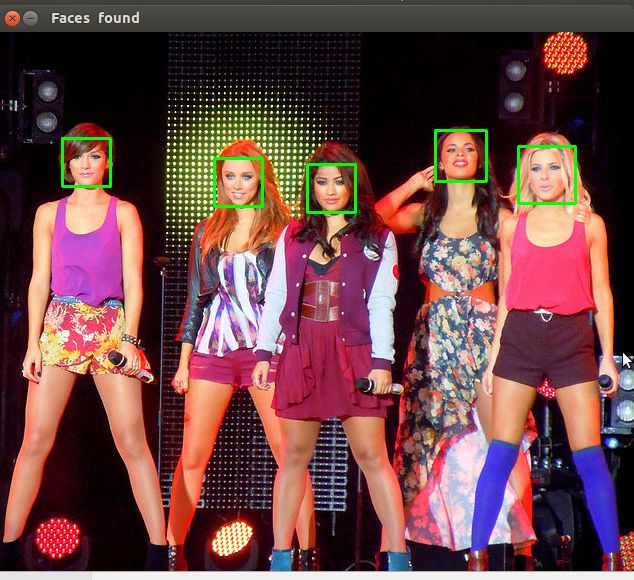
#> input picture face_detect_only_face/little_mix_right.jpg, 634 x 580 px; its folder holds only this picture in this run
$ python -i face_detect.py   (imports and definitions only)
#> lines starting #> are read from the running program, lines starting #| are printed output that depends on the picture; after the words box and inside, x2 and y2 are one past the last pixel; in counts of white or black regions, pixels touching at a corner belong together
import cv2

face_cascade = cv2.CascadeClassifier('/home/ubuser/scrapper/face_detect/haarcascade_frontalface_default.xml')
eye_cascade = cv2.CascadeClassifier('/home/ubuser/scrapper/face_detect/haarcascade_eye.xml')


def find_faces(imagePath,debug=False):

#> called with debug = False
    global face_cascade,eye_cascade

    has_faces = False

    # Read the image
    img = cv2.imread(imagePath)
#> img is the input picture: shape (580, 634, 3); mean B, G, R 71.1, 70.2, 109.2
    gray = cv2.cvtColor(img, cv2.COLOR_BGR2GRAY)
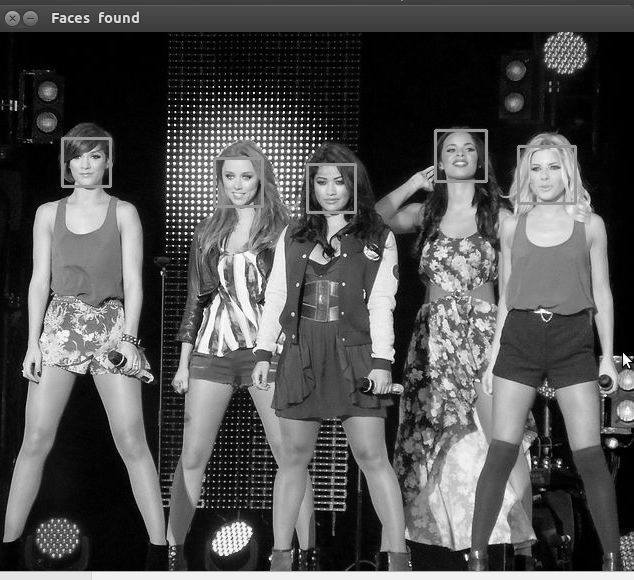
#> gray: shape (580, 634); min 0, max 255, mean 81.9

    faces = face_cascade.detectMultiScale(gray, 1.3, 5)
#> faces = [[518, 147, 55, 55], [214, 157, 49, 49], [437, 130, 49, 49], [308, 164, 48, 48]]

    if len(faces) > 0:
        for (x,y,w,h) in faces:
            cv2.rectangle(img,(x,y),(x+w,y+h),(255,0,0),2)
            roi_gray = gray[y:y+h, x:x+w]
            roi_color = img[y:y+h, x:x+w]
            eyes = eye_cascade.detectMultiScale(roi_gray)
            if len(eyes) > 0:
                has_faces = True
                for (ex,ey,ew,eh) in eyes:
                    cv2.rectangle(roi_color,(ex,ey),(ex+ew,ey+eh),(0,255,0),2)
#> this loop made 4 passes
#> pass 1, in find_faces, `roi_gray = gray[y:y+h, x:x+w]`:
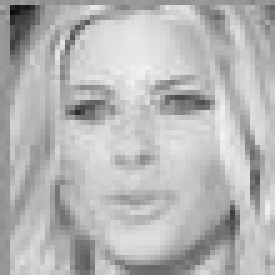
#> roi_gray: shape (55, 55) (shown 5 times larger); min 13, max 240, mean 181.8
#> pass 1, in find_faces, `roi_color = img[y:y+h, x:x+w]`:
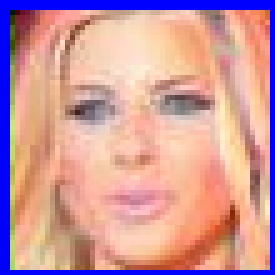
#> roi_color: shape (55, 55, 3) (shown 5 times larger); mean B, G, R 155.8, 152.1, 203.6
#> pass 2, in find_faces, `roi_color = img[y:y+h, x:x+w]`:
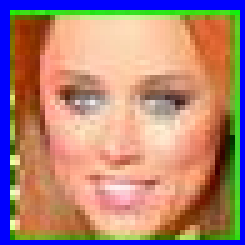
#> roi_color: shape (49, 49, 3) (shown 5 times larger); mean B, G, R 121.6, 132.7, 175.1
#> after the loop:
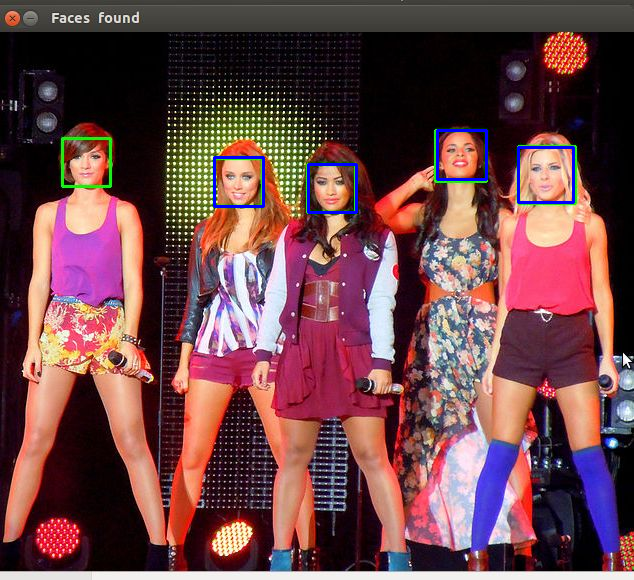
#> img: shape (580, 634, 3); 0.65% of pixels changed, all inside (x1, y1, x2, y2) = (213, 129, 575, 214)
#> after the loop:
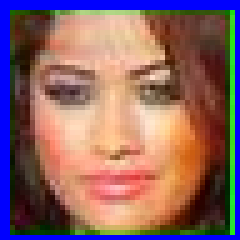
#> roi_color: shape (48, 48, 3) (shown 5 times larger); mean B, G, R 102.3, 100.3, 137.8
#> after the loop:
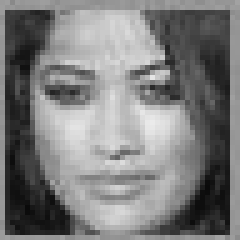
#> roi_gray: shape (48, 48) (shown 5 times larger); min 10, max 235, mean 124.4

        if has_faces and debug:
              if 0:
                      cv2.imshow('img',img)
                      cv2.waitKey(100)
                      cv2.destroyAllWindows()
              else:
                     filename = imagePath.split('/')[-1]
                     cv2.imwrite(filename,img)


    if has_faces:
        return len(faces)
    else:
        return 0

>>> result = find_faces('../face_detect_only_face/little_mix_right.jpg')

$ run again, on face_detect_only_face/abba.png
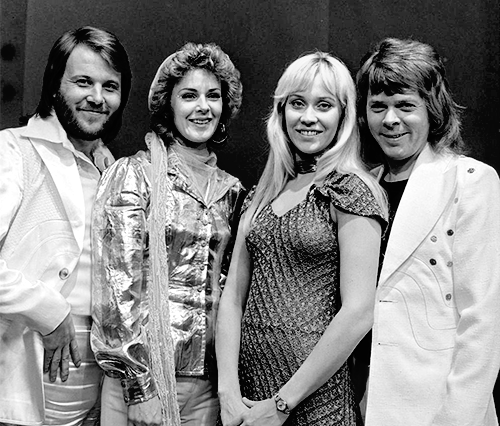
#> input picture face_detect_only_face/abba.png, 500 x 426 px
#> in find_faces, img is the input picture: shape (426, 500, 3); min 0, max 255, mean 130.8
#> faces = [[170, 71, 64, 64], [56, 54, 78, 78], [271, 74, 77, 77], [352, 76, 78, 78]]
#> the loop in find_faces, `for (x,y,w,h) in faces:` made 4 passes
#> (x, y, w, h, eyes, has_faces) on passes 2 to 3: (56, 54, 78, 78, [[42, 20, 22, 22]], True), (271, 74, 77, 77, [[15, 18, 23, 23], [40, 18, 24, 24]], True)
#> pass 1, in find_faces, `roi_color = img[y:y+h, x:x+w]`:
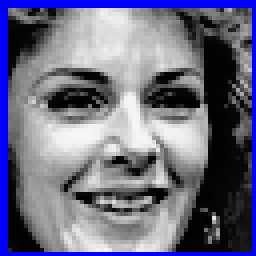
#> roi_color: shape (64, 64, 3) (shown 4 times larger); mean B, G, R 131.5, 108.1, 108.1
#> after the loop in find_faces, `for (x,y,w,h) in faces:`:
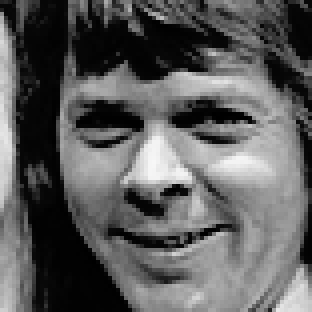
#> roi_gray: shape (78, 78) (shown 4 times larger); min 0, max 247, mean 92.5
#> result = 4
